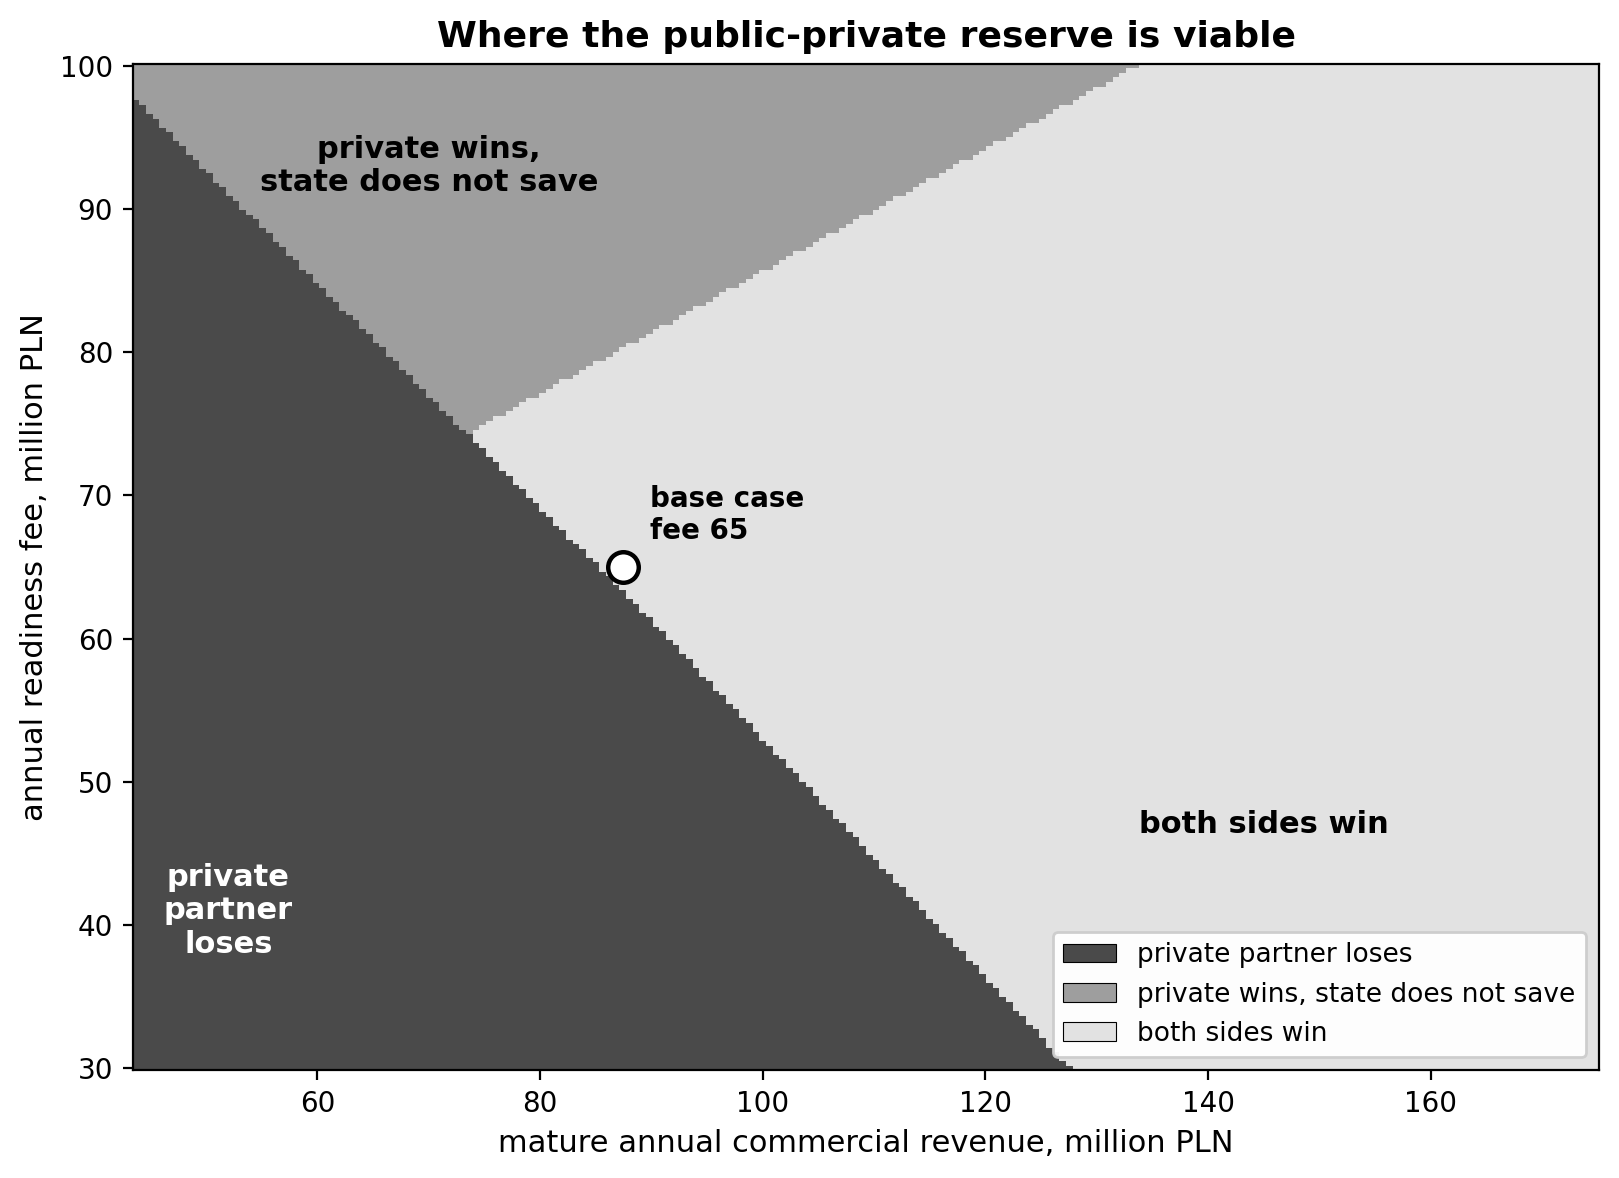

This figure's Python source:
"""figure_zones.py

Generate the zone matrix of the paper, the central figure of the appraisal.
The readiness fee is on the vertical axis and the company's mature annual
commercial revenue on the horizontal axis. Each point is coloured by which
parties the arrangement satisfies, computed by economic_model.py so the figure
is reproducible and consistent with the tables.

    red    the private partner's equity NPV is negative, no investor takes it
    amber  the private partner is satisfied but the state does not save against
           a capability-equivalent all-public operator
    green  both sides win, the only region where the PPP is viable

The base case, a readiness fee of 65 and the base commercial revenue, is marked.

Run it with

    python figure_zones.py

and it writes figure_zones.png next to the script.
"""

import os

import matplotlib
matplotlib.use("Agg")
import matplotlib.pyplot as plt
from matplotlib.patches import Patch
import numpy as np

import economic_model as em

_HERE = os.path.dirname(os.path.abspath(__file__))

RED = "#4a4a4a"      # dark grey, private partner loses
AMBER = "#9e9e9e"    # medium grey, private wins but state does not save
GREEN = "#e2e2e2"    # light grey, both sides win
GROWTH = em.COMMERCIAL_GROWTH


def _net_result(fee, scale):
    com = [em.COMMERCIAL_RAMP[k] * scale * (1 + GROWTH) ** k for k in range(em.HORIZON)]
    ox = [em.OPEX_BASE[k] + em.MARGINAL_COST * em.COMMERCIAL_RAMP[k] * scale * ((1 + GROWTH) ** k - 1)
          for k in range(em.HORIZON)]
    return [fee + com[k] - ox[k] - em.DEPRECIATION for k in range(em.HORIZON)]


def _equity_npv(fee, scale):
    wn = _net_result(fee, scale)
    div = [(wn[i - 1] * (1 - em.REINVEST_SHARE) * em.PRIVATE_SHARE)
           if (i >= 1 and wn[i - 1] > 0) else 0.0 for i in range(em.HORIZON)]
    exit_value = em.PRIVATE_SHARE * em.EXIT_MULTIPLE * wn[-1]
    fcfe = [-em.I0_PRIVATE] + [div[k] + (exit_value if k == em.HORIZON - 1 else 0.0)
                              for k in range(em.HORIZON)]
    return sum(cf / (1 + em.HURDLE_PRIVATE) ** t for t, cf in enumerate(fcfe))


def _fiscal_saving(fee, scale):
    wn = _net_result(fee, scale)
    div_public = sum((wn[i - 1] * em.PUBLIC_SHARE * (1 - em.REINVEST_SHARE)) / (1 + em.SOCIAL_RATE) ** (i + 1)
                     for i in range(1, em.HORIZON) if wn[i - 1] > 0)
    outlay = em.IN_KIND_FLEET + em.PUBLIC_CASH + em.annuity(fee)
    residual_state = em.PUBLIC_SHARE * em.RESIDUAL_VALUE / (1 + em.SOCIAL_RATE) ** em.HORIZON
    d = outlay - div_public - em.annuity(em.MAINT_PUBLIC_FLEET) - residual_state
    return em.public_cost_public_ownership() - d


def zone(fee, scale):
    if _equity_npv(fee, scale) < 0:
        return 0
    if _fiscal_saving(fee, scale) <= 0:
        return 1
    return 2


def mature_commercial(scale):
    return em.COMMERCIAL_RAMP[-1] * scale * (1 + GROWTH) ** (em.HORIZON - 1)


def main():
    fees = np.linspace(30, 100, 220)
    scales = np.linspace(0.5, 2.0, 220)
    grid = np.zeros((len(fees), len(scales)))
    for i, fee in enumerate(fees):
        for j, scale in enumerate(scales):
            grid[i, j] = zone(fee, scale)

    x = np.array([mature_commercial(s) for s in scales])
    fig, ax = plt.subplots(figsize=(8.2, 6.0))
    cmap = matplotlib.colors.ListedColormap([RED, AMBER, GREEN])
    ax.pcolormesh(x, fees, grid, cmap=cmap, vmin=0, vmax=2, shading="auto")

    # base case marker
    base_x = mature_commercial(1.0)
    ax.plot(base_x, em.READINESS_FEE, "o", color="white", markersize=11,
            markeredgecolor="black", markeredgewidth=1.6, zorder=5)
    ax.annotate("base case\nfee 65", (base_x, em.READINESS_FEE),
                textcoords="offset points", xytext=(10, 10),
                fontsize=10, fontweight="bold", color="black")

    ax.set_xlabel("mature annual commercial revenue, million PLN", fontsize=11)
    ax.set_ylabel("annual readiness fee, million PLN", fontsize=11)
    ax.set_title("Where the public-private reserve is viable", fontsize=13, fontweight="bold")

    # in-figure region labels, so the zones read without relying on shade alone
    ax.text(52, 41, "private\npartner\nloses", fontsize=11, ha="center", va="center",
            color="white", fontweight="bold")
    ax.text(70, 93, "private wins,\nstate does not save", fontsize=11, ha="center",
            va="center", color="black", fontweight="bold")
    ax.text(145, 47, "both sides win", fontsize=11, ha="center", va="center",
            color="black", fontweight="bold")

    legend = [Patch(facecolor=RED, edgecolor="black", linewidth=0.4, label="private partner loses"),
              Patch(facecolor=AMBER, edgecolor="black", linewidth=0.4, label="private wins, state does not save"),
              Patch(facecolor=GREEN, edgecolor="black", linewidth=0.4, label="both sides win")]
    ax.legend(handles=legend, loc="lower right", framealpha=0.95, fontsize=9.5)
    ax.tick_params(labelsize=10)
    fig.tight_layout()
    out = os.path.join(_HERE, "figure_zones.png")
    fig.savefig(out, dpi=200, bbox_inches="tight")
    print(f"wrote {out}")
    # sanity report
    print(f"base case zone (fee 65, scale 1.0): {zone(em.READINESS_FEE, 1.0)} (2 = both win)")
    print(f"  equity NPV = {_equity_npv(em.READINESS_FEE, 1.0):.1f}, "
          f"fiscal saving = {_fiscal_saving(em.READINESS_FEE, 1.0):.1f}")


if __name__ == "__main__":
    main()
